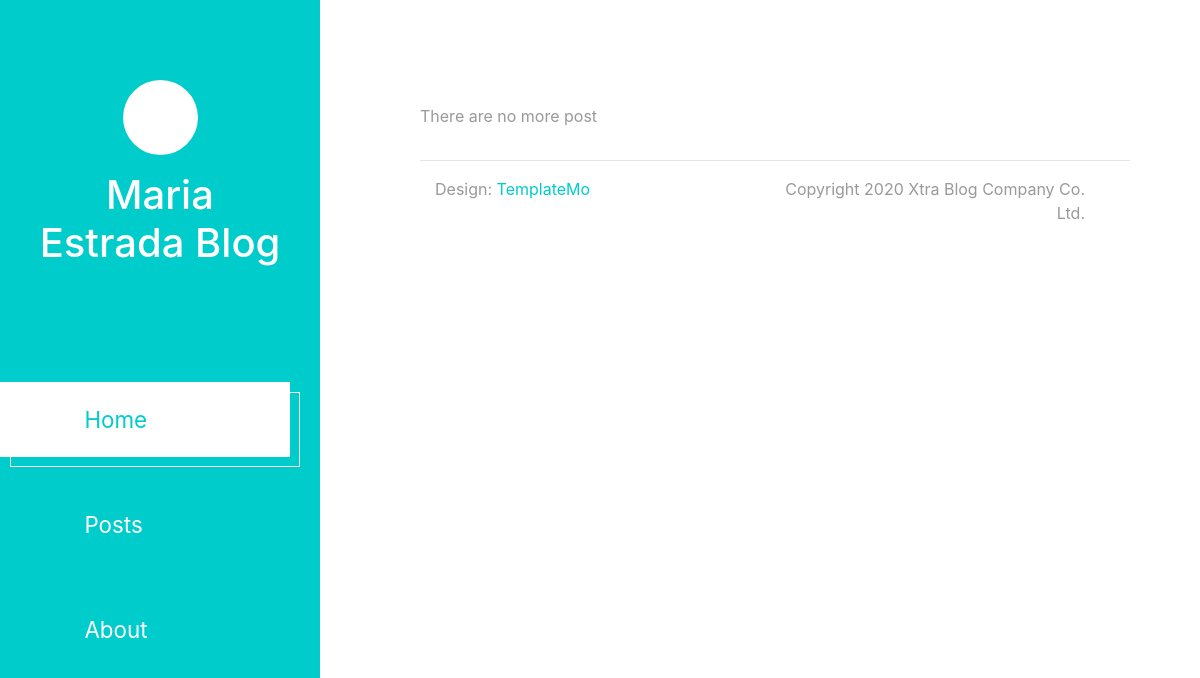
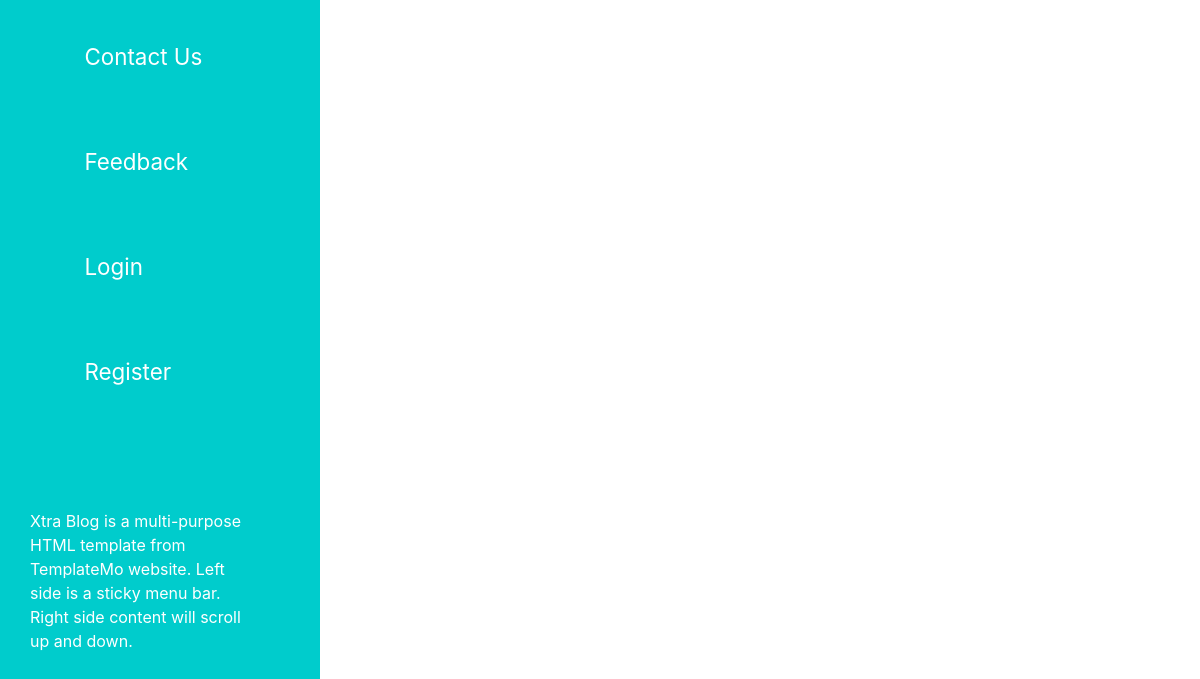
Page /pages/ on the earlier database version (2 pictures, top to bottom).
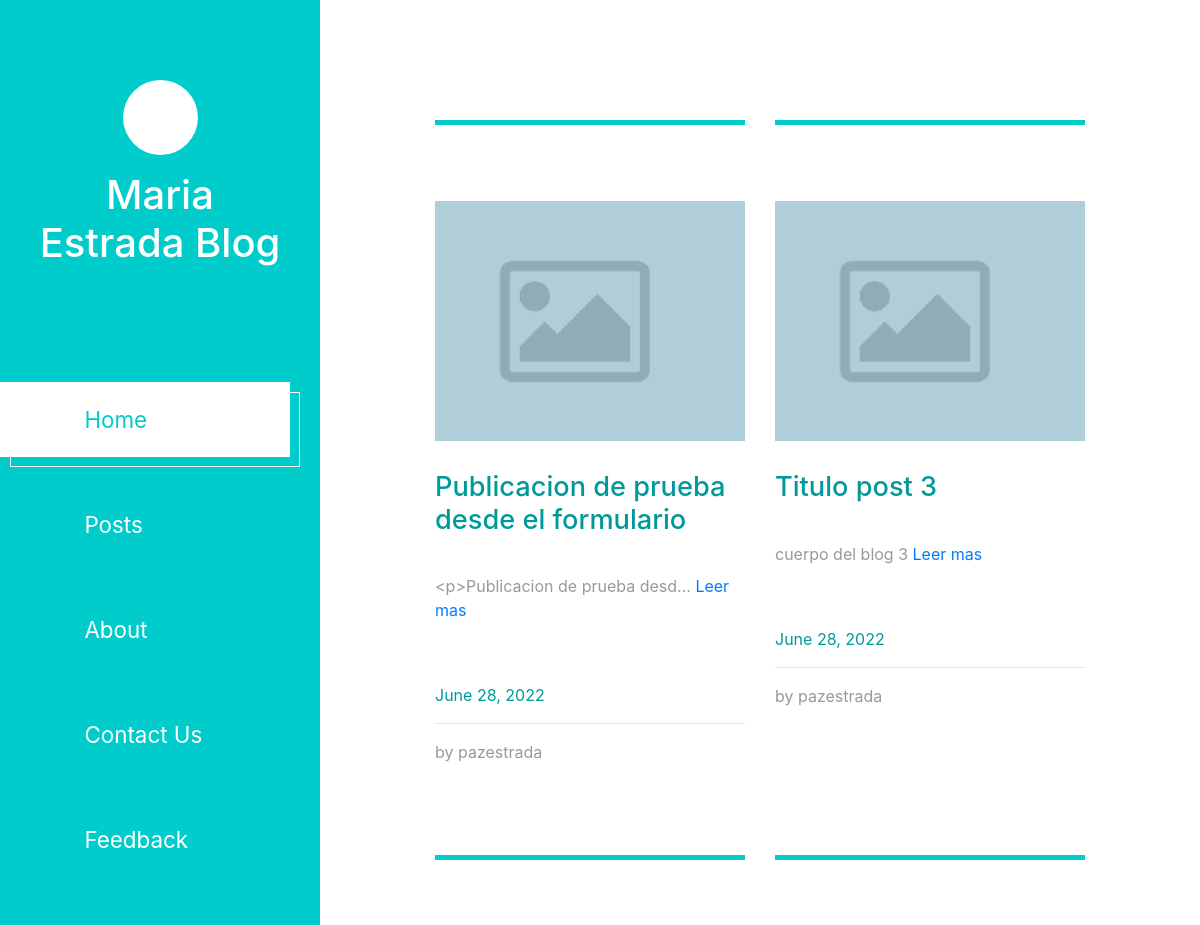
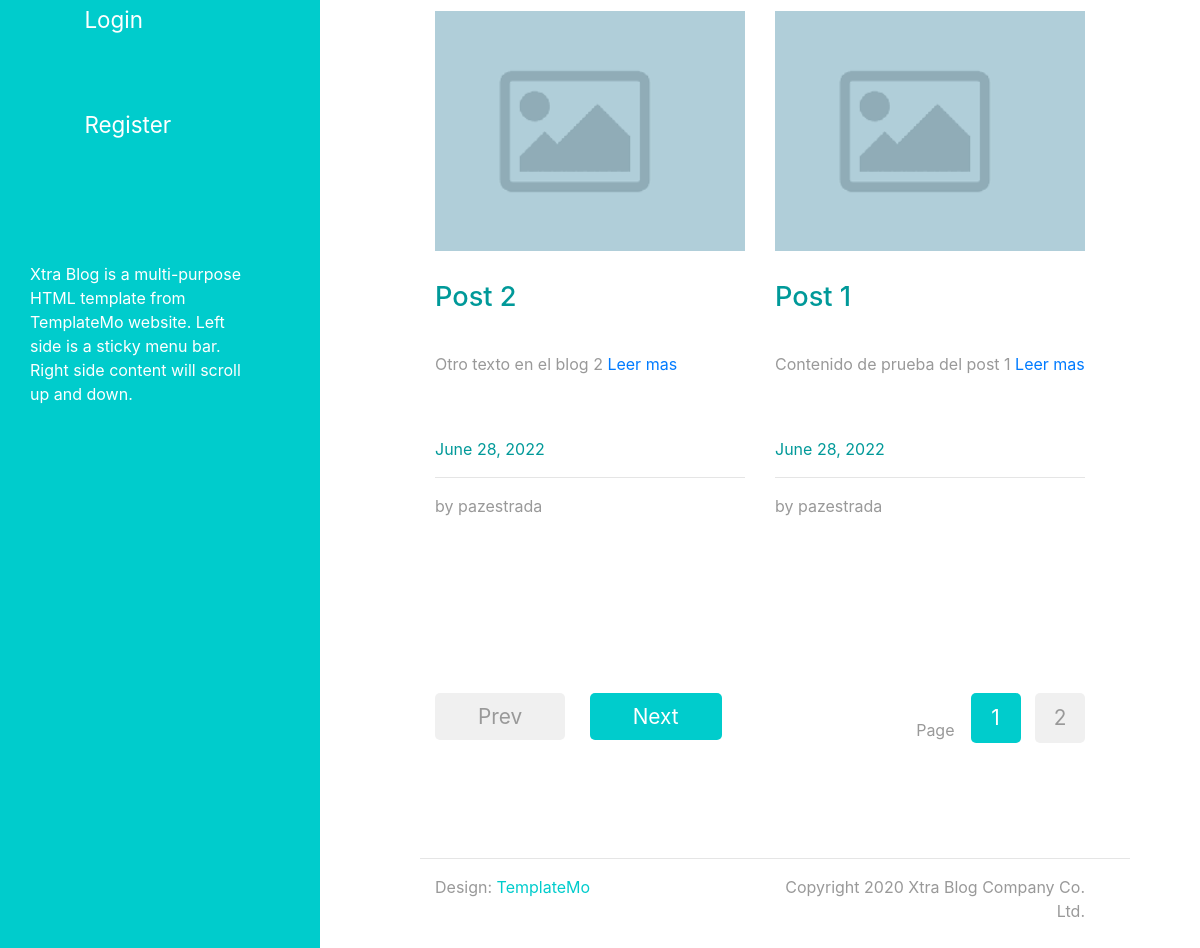
Same page on the later database version (2 pictures, top to bottom).
### pages/models.py (models this page shows, shortened)
class Post(models.Model):
    title = models.CharField(max_length=100)
    content = RichTextField(blank=True, null=True)
    date_posted = models.DateTimeField(default=timezone.now)
    author = models.ForeignKey(User, on_delete=models.CASCADE)
    image = models.ImageField(default='post_default.png', upload_to='blog_pics')

### pages/views.py (the view)
# urls.py: path('', PostListView.as_view(), name='pages'),
class PostListView(ListView):
    model = Post
    template_name = 'pages/pages.html'
    context_object_name = 'posts'
    ordering = ['-date_posted']
    paginate_by = 4

### pages/templates/pages/pages.html
{% extends "index.html" %}
{% block contenido %}
<div class="row tm-row">
    {% if posts %}
        {% for post in posts %}
            <article class="col-12 col-md-6 tm-post">
                <hr class="tm-hr-primary">
                <a href="{% url 'page-detail' post.id %}" class="effect-lily tm-post-link tm-pt-60">
                    <div class="tm-post-link-inner">
                        <img src="{{ post.image.url }}" alt="Image" class="img-fluid">
                    </div>
                    <h2 class="tm-pt-30 tm-color-primary tm-post-title">{{ post.title }}</h2>
                </a>
                <p class="tm-pt-30">
                    {{ post.content | truncatechars:30 }} <a href="{% url 'page-detail' post.id %}" class="">Leer mas</a>
                </p>
                <div class="d-flex justify-content-between tm-pt-45">
                    <span class="tm-color-primary">{{ post.date_posted | date:"F d, Y" }}</span>
                </div>
                <hr>
                <div class="d-flex justify-content-between">
                    <span>by {{ post.author }}</span>
                </div>
            </article>
        {% endfor %}
    {% else %}
        <p>There are no more post</p>
    {% endif %}
</div>
{% if is_paginated %}
<div class="row tm-row tm-mt-100 tm-mb-75">
    <div class="tm-prev-next-wrapper">
        {% if page_obj.has_previous %}
            <a href="?page={{ page_obj.previous_page_number }}" class="mb-2 tm-btn tm-btn-primary tm-prev-next tm-mr-20">Prev</a>
        {% else %}
            <a href="" class="mb-2 tm-btn tm-btn-primary tm-prev-next disabled tm-mr-20">Prev</a>
        {% endif %}
        {% if page_obj.has_next %}
            <a href="?page={{ page_obj.next_page_number }}" class="mb-2 tm-btn tm-btn-primary tm-prev-next">Next</a>
        {% else %}
            <a href="" class="mb-2 tm-btn tm-btn-primary disabled tm-prev-next">Next</a>
        {% endif %}
    </div>
    <div class="tm-paging-wrapper">
        <span class="d-inline-block mr-3">Page</span>
        <nav class="tm-paging-nav d-inline-block">
            <ul>
                {% for num in page_obj.paginator.page_range %}
                    {% if page_obj.number == num %}
                        <li class="tm-paging-item active">
                            <a href="?page={{ num }}" class="mb-2 tm-btn tm-paging-link">{{ num }}</a>
                        </li>
                    {% elif num > page_obj.number|add:'-3' and num < page_obj.number|add:'3' %}
                        <li class="tm-paging-item">
                            <a href="?page={{ num }}" class="mb-2 tm-btn tm-paging-link">{{ num }}</a>
                        </li>
                    {% endif %}
                {% endfor %}
            </ul>
        </nav>
    </div>
</div>
{% endif %}
{% endblock contenido %}

Differences in the rows shown:
added Post: image (placeholder picture), title "Publicacion de prueba desde el formulario", content "<p>Publicacion de prueba desd…", date_posted "June 28, 2022", author "pazestrada"
added Post: image (placeholder picture), title "Titulo post 3", content "cuerpo del blog 3", date_posted "June 28, 2022", author "pazestrada"
added Post: image (placeholder picture), title "Post 2", content "Otro texto en el blog 2", date_posted "June 28, 2022", author "pazestrada"
added Post: image (placeholder picture), title "Post 1", content "Contenido de prueba del post 1", date_posted "June 28, 2022", author "pazestrada"
Other differences:
text no longer shown: "There are no more post"
text now shown: "Prev Next Page"
new list line: "1"
new list line: "2"
